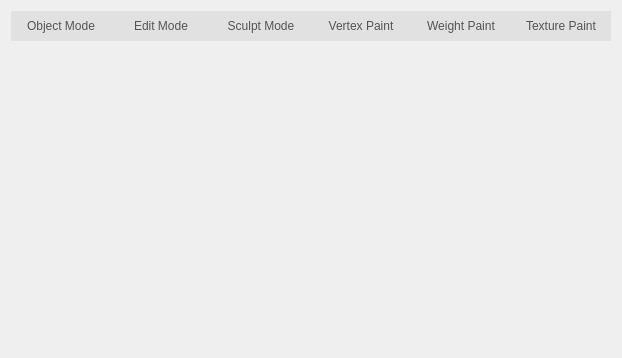
<?xml version="1.0" encoding="UTF-8"?>
<ui version="4.0">
 <class>FGEObjectInteractionForm</class>
 <widget class="QWidget" name="FGEObjectInteractionForm">
  <property name="geometry">
   <rect>
    <x>0</x>
    <y>0</y>
    <width>618</width>
    <height>354</height>
   </rect>
  </property>
  <property name="windowTitle">
   <string>Form</string>
  </property>
  <layout class="QGridLayout" name="gridLayout">
   <item row="0" column="0">
    <widget class="QWidget" name="widget_menu_interaction" native="true">
     <property name="minimumSize">
      <size>
       <width>600</width>
       <height>30</height>
      </size>
     </property>
     <property name="maximumSize">
      <size>
       <width>600</width>
       <height>30</height>
      </size>
     </property>
     <property name="styleSheet">
      <string notr="true">.QPushButton{
	border : 0px solid;
	height : 30px;
	background-color: rgb(225, 225, 225);
	color: rgb(84, 84, 84);
}
.QPushButton::hover{
	background-color: rgb(133, 28, 147);
	color: rgb(84, 84, 84);
}</string>
     </property>
     <layout class="QHBoxLayout" name="horizontalLayout">
      <property name="spacing">
       <number>0</number>
      </property>
      <property name="leftMargin">
       <number>0</number>
      </property>
      <property name="topMargin">
       <number>0</number>
      </property>
      <property name="rightMargin">
       <number>0</number>
      </property>
      <property name="bottomMargin">
       <number>0</number>
      </property>
      <item>
       <widget class="QPushButton" name="pushButton_object_mode">
        <property name="text">
         <string>Object Mode</string>
        </property>
       </widget>
      </item>
      <item>
       <widget class="QPushButton" name="pushButton_edit_mode">
        <property name="text">
         <string>Edit Mode</string>
        </property>
       </widget>
      </item>
      <item>
       <widget class="QPushButton" name="pushButton_sculpt_mode">
        <property name="text">
         <string>Sculpt Mode</string>
        </property>
       </widget>
      </item>
      <item>
       <widget class="QPushButton" name="pushButton_vertex_paint">
        <property name="text">
         <string>Vertex Paint</string>
        </property>
       </widget>
      </item>
      <item>
       <widget class="QPushButton" name="pushButton_weight_paint">
        <property name="text">
         <string>Weight Paint</string>
        </property>
       </widget>
      </item>
      <item>
       <widget class="QPushButton" name="pushButton_texture_paint">
        <property name="text">
         <string>Texture Paint</string>
        </property>
       </widget>
      </item>
     </layout>
    </widget>
   </item>
   <item row="1" column="0">
    <widget class="QWidget" name="widget_slider" native="true">
     <property name="minimumSize">
      <size>
       <width>600</width>
       <height>300</height>
      </size>
     </property>
     <property name="maximumSize">
      <size>
       <width>600</width>
       <height>300</height>
      </size>
     </property>
    </widget>
   </item>
  </layout>
 </widget>
 <resources/>
 <connections/>
</ui>
